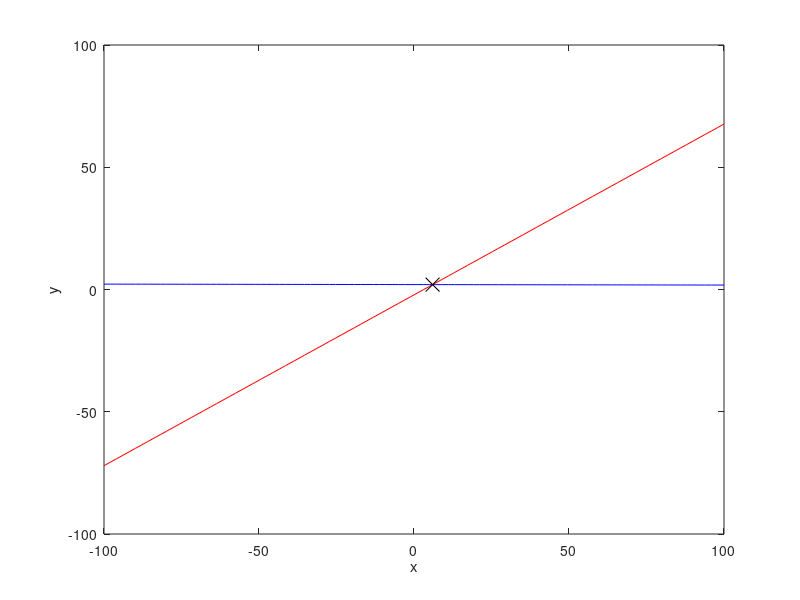

This figure's MATLAB source:
% plot the lines
a1 = 0.1;
b1 = 51.7;
c1 = 104;

a2 = 5.1;
b2 = -7.3;
c2 = 16;

x = linspace(-100,100,100);
y1 = (-a1/b1)*x + (c1/b1);
y2 = (-a2/b2)*x + (c2/b2);

plot(x,y1,'b',x,y2,'r');
hold on;
xlabel('x');
ylabel('y');
plot(6, 2, 'kx', 'MarkerSize', 10);

% find intersection
A = [0.1 51.7; 5.1 -7.3];
b = [104; 16];
intersection = linsolve(A, b);
fprintf('Intersection point: (%f, %f)\n', intersection(1), intersection(2));